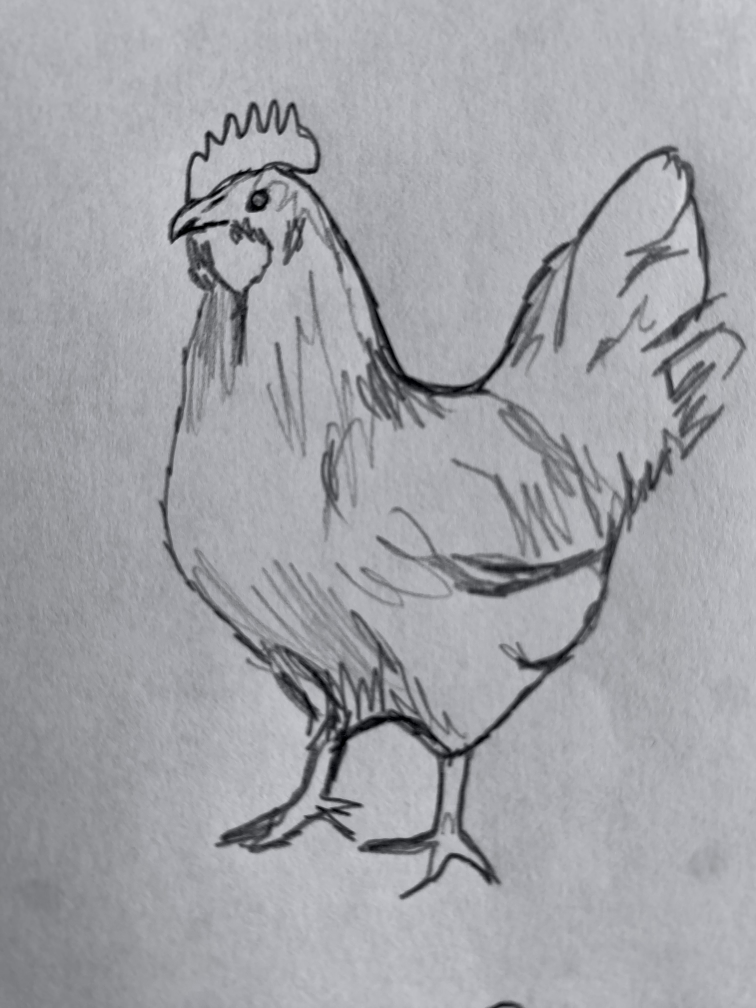
#> input picture client/sketches-original/chickensketch.JPG, 3024 x 4032 px (shown at 1/4 size); its folder holds only this picture in this run
$ python process-sketches.py
#> lines starting #> are read from the running program, lines starting #| are printed output that depends on the picture; after the words box and inside, x2 and y2 are one past the last pixel; in counts of white or black regions, pixels touching at a corner belong together
"""Turn phone photos of pencil sketches into clean, trimmed, transparent web images.

    python3 client/scripts/process-sketches.py

Reads  client/sketches-original/<name>sketch.JPG
Writes client/src/assets/sketches/<name>.webp

Steps: even out the lighting so the paper becomes white, keep the pencil lines as a
dark ink on a transparent background, drop stray marks touching the photo's edges
(bits of neighbouring sketches), and trim to the drawing with a small margin.
Needs Pillow, numpy and scipy.
"""
from pathlib import Path

import numpy as np
from PIL import Image, ImageOps
from scipy import ndimage

ROOT = Path(__file__).resolve().parent.parent
SRC = ROOT / 'sketches-original'
OUT = ROOT / 'src' / 'assets' / 'sketches'
INK = (47, 42, 36)        # warm near-black, close to the site's --ink colour
WORK = 1600               # processing size (long side), px
MAX_SIDE = {'garden': 720, 'sheep': 480, 'goat': 480, 'veggie': 320}  # output long side (about 2x display size); default below
DEFAULT_SIDE = 200


def process(path: Path) -> Image.Image:
    img = ImageOps.exif_transpose(Image.open(path)).convert('L')
    img.thumbnail((WORK, WORK), Image.LANCZOS)
#> img: PIL image 1200x1600 L
    g = np.asarray(img, dtype=np.float32) / 255

    # Paper brightness map: close over the thin pencil lines, then blur.
    bg = ndimage.gaussian_filter(ndimage.grey_closing(g, size=(31, 31)), 25)
    flat = np.clip(g / np.maximum(bg, 1e-3), 0, 1)
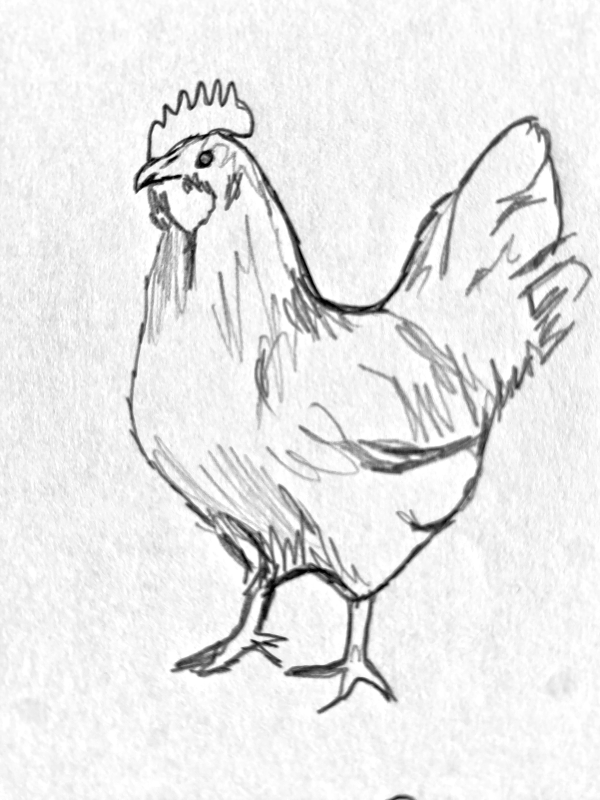
#> flat: shape (1600, 1200) float32 (shown at 1/2 size); min 0, max 1, mean 0.915
    ink = ndimage.median_filter(1 - flat, size=3)       # soften paper grain speckle
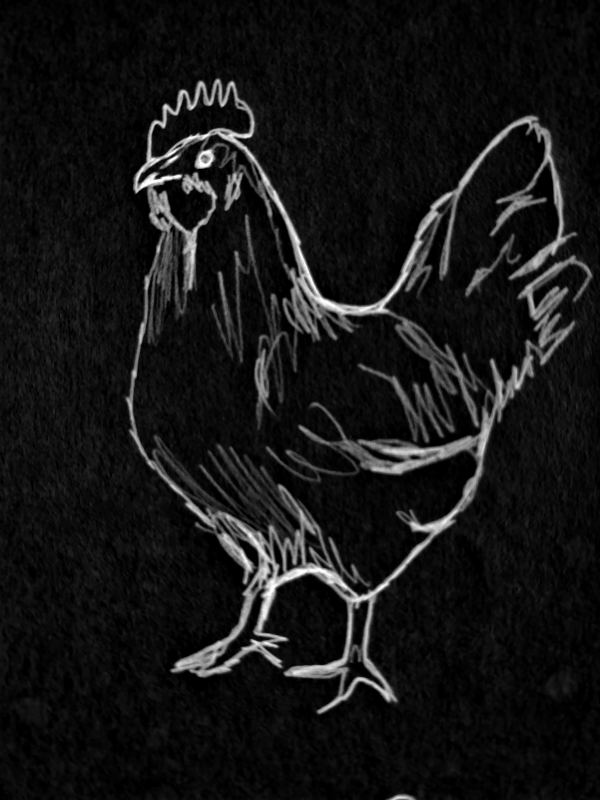
#> ink: shape (1600, 1200) float32 (shown at 1/2 size); min 0, max 1, mean 0.0844
    alpha = np.clip((ink - 0.2) / 0.4, 0, 1) ** 0.8     # grain sits below ~0.2; keep soft shading

    # Group strokes into drawings; pieces touching the border are usually neighbouring sketches.
    strokes = ndimage.binary_opening(ink > 0.4, iterations=1)  # firm lines only, no specks
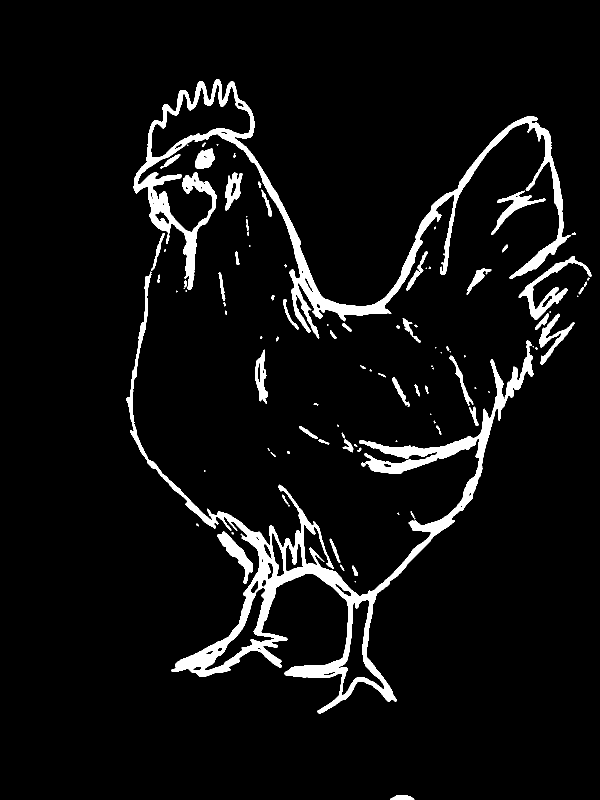
#> strokes: shape (1600, 1200) bool (shown at 1/2 size); 5.9% white; 104 white regions (41 under 20 px), largest, box (x1, y1, x2, y2) and area: (253, 543, 1067, 1427) 51725, (267, 158, 1142, 677) 39380, (1037, 512, 1183, 640) 3370
    mask = ndimage.binary_dilation(strokes, iterations=14)
#> mask: shape (1600, 1200) bool; 18.7% white; 16 white regions, largest, box (x1, y1, x2, y2) and area: (239, 144, 1197, 1441) 325831, (706, 716, 871, 828) 6163, (496, 659, 550, 822) 5681
    labels, n = ndimage.label(mask)
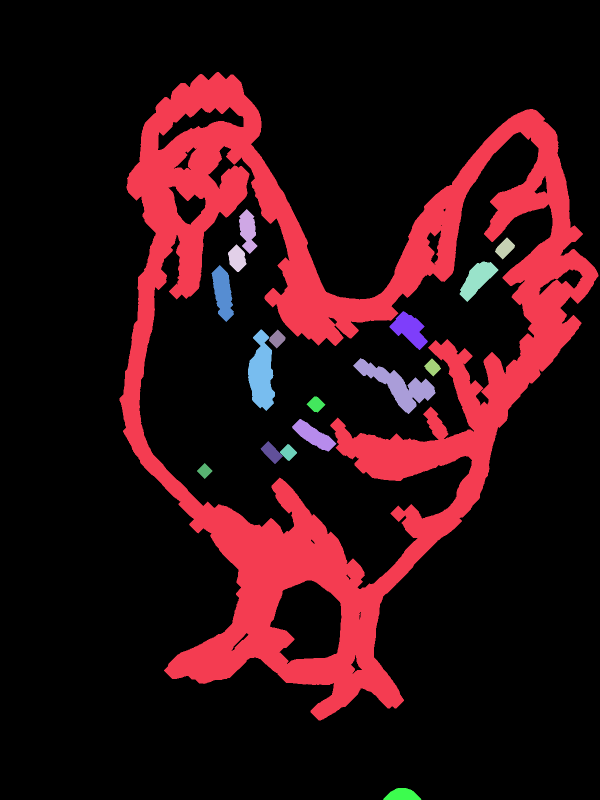
#> labels: shape (1600, 1200) int32 (shown at 1/2 size); 18 distinct labels, from 0 to 17; one colour per label, 0 black
#> n = 17
    mass = ndimage.sum(alpha, labels, index=np.arange(1, n + 1))
#> mass = 17 values, max 113245.6 at index 0, min 53.41 at index 15, mean 7041.8
    border = set(np.unique(np.concatenate([labels[0], labels[-1], labels[:, 0], labels[:, -1]]))) - {0}
#> border = 1 item
    # The main drawing may brush an edge, so only drop edge pieces that are small next to it.
    biggest = mass.max()
#> biggest = 113245.6
    keep = [
        i for i in range(1, n + 1)
        if mass[i - 1] >= (0.4 if i in border else 0.03) * biggest
    ]
#> keep = [1]
    keep_mask = np.isin(labels, keep)
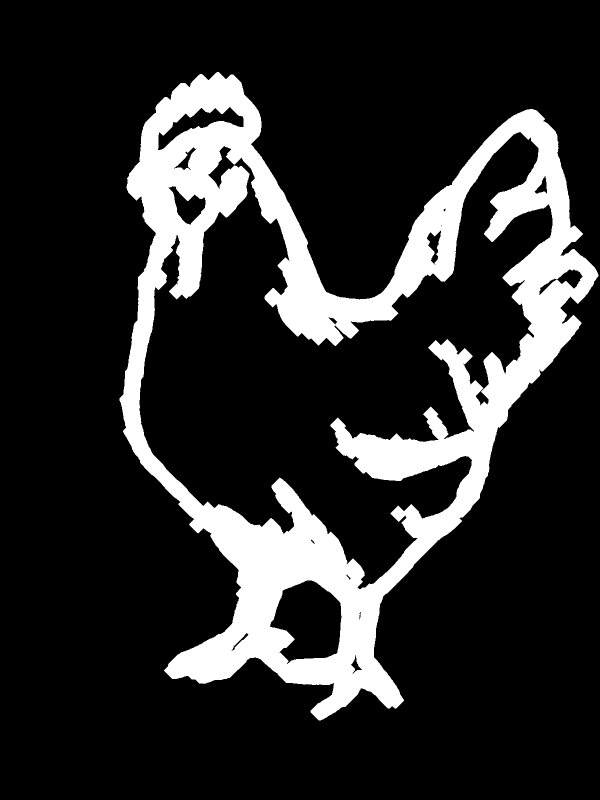
#> keep_mask: shape (1600, 1200) bool (shown at 1/2 size); 17% white; 1 white region, box (x1, y1, x2, y2) and area: (239, 144, 1197, 1441) 325831
    alpha = alpha * keep_mask

    ys, xs = np.nonzero(alpha > 0.05)
    pad = int(0.025 * max(g.shape))
#> pad = 40
    y0, y1 = max(ys.min() - pad, 0), min(ys.max() + pad, g.shape[0])
#> y0 = 116; y1 = 1467
    x0, x1 = max(xs.min() - pad, 0), min(xs.max() + pad, g.shape[1])
#> x0 = 211; x1 = 1200
    alpha = alpha[y0:y1, x0:x1]
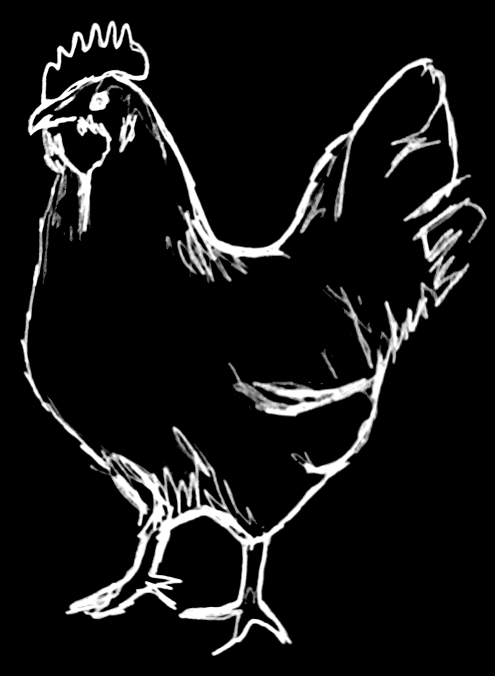
#> alpha: shape (1351, 989) float32 (shown at 1/2 size); min 0, max 1, mean 0.0848

    rgba = np.zeros((*alpha.shape, 4), dtype=np.uint8)
    rgba[..., :3] = INK
    rgba[..., 3] = (alpha * 255).round().astype(np.uint8)
    return Image.fromarray(rgba)


def main():
    OUT.mkdir(parents=True, exist_ok=True)
    for path in sorted(SRC.glob('*sketch.*')):
        name = path.stem.lower().removesuffix('sketch')
        out = process(path)
        out.thumbnail((MAX_SIDE.get(name, DEFAULT_SIDE),) * 2, Image.LANCZOS)
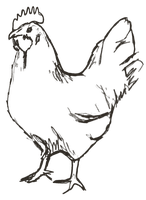
#> out: PIL image 146x200 RGBA; mean R, G, B, A 9, 7.6, 6.1, 22.1; transparent parts drawn white
        dest = OUT / f'{name}.webp'
        out.save(dest, 'WEBP', quality=88, method=6)
        print(f'{path.name:22} -> {dest.relative_to(ROOT)}  {out.size[0]}x{out.size[1]}  {dest.stat().st_size // 1024} KB')
#| chickensketch.JPG      -> src/assets/sketches/chicken.webp  146x200  12 KB


if __name__ == '__main__':
    main()

$ run again, on client/sketches-original/gardensketch.JPG
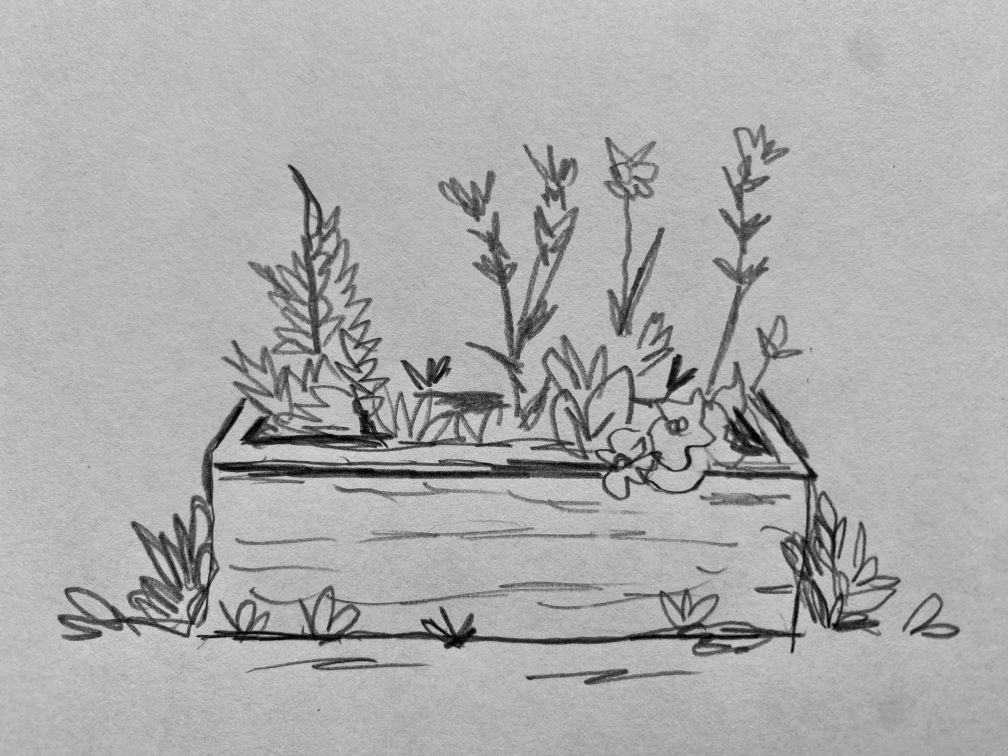
#> input picture client/sketches-original/gardensketch.JPG, 4032 x 3024 px (shown at 1/4 size)
#> strokes: shape (1200, 1600) bool; 9.3% white; 187 white regions (73 under 20 px), largest, box (x1, y1, x2, y2) and area: (312, 329, 1430, 1042) 111621, (92, 631, 393, 1017) 19345, (432, 261, 554, 563) 8400
#> mask: shape (1200, 1600) bool; 29.2% white; 7 white regions, largest, box (x1, y1, x2, y2) and area: (78, 184, 1444, 1080) 523075, (611, 825, 1038, 869) 12196, (821, 1048, 1111, 1101) 10094
#> in process, `labels, n = ndimage.label(mask)`:
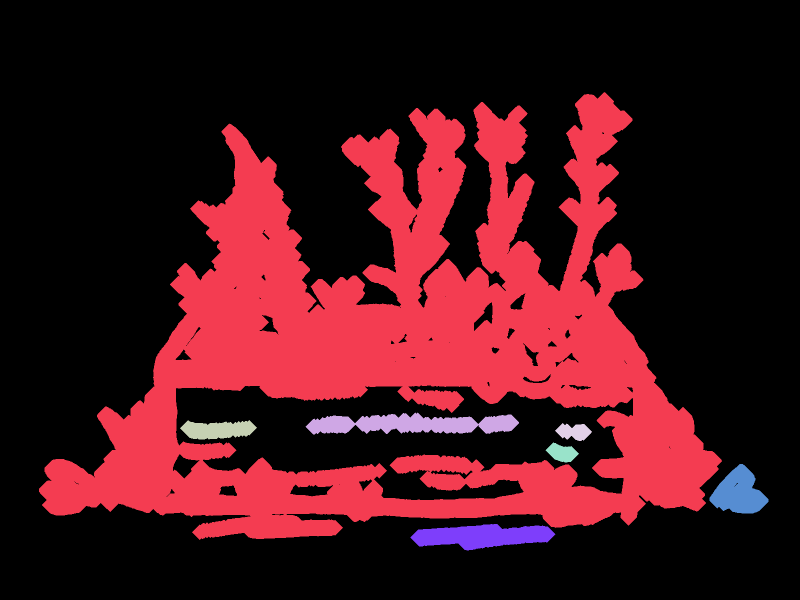
#> labels: shape (1200, 1600) int32 (shown at 1/2 size); 8 distinct labels, from 0 to 7; one colour per label, 0 black
#> n = 7
#> mass = [174314.7, 1678.6, 439.7, 158.6, 152.6, 1641.9, 1945.2]
#> border = 0 items
#> biggest = 174314.7
#> keep = [1]
#> keep_mask: shape (1200, 1600) bool; 27.2% white; 1 white region, box (x1, y1, x2, y2) and area: (78, 184, 1444, 1080) 523075
#> y0 = 157; y1 = 1108
#> x0 = 51; x1 = 1469
#> in main, `out.thumbnail((MAX_SIDE.get(name, DEFAULT_SIDE),) * 2, Image.LANCZOS)`:
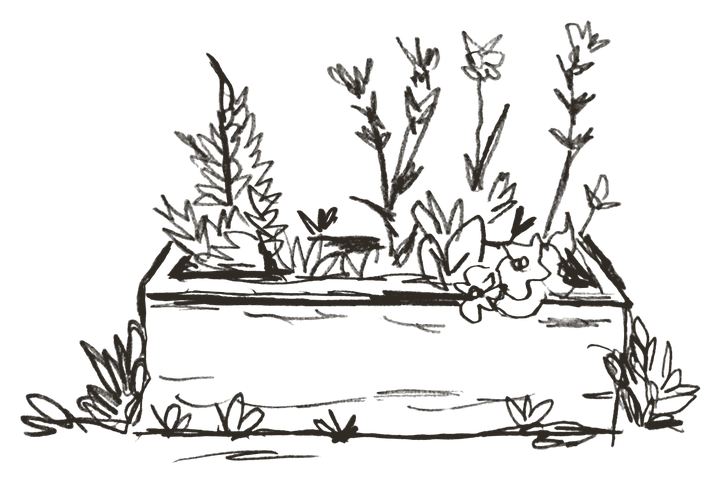
#> out: PIL image 720x483 RGBA; mean R, G, B, A 9.5, 8.3, 6.9, 33.1; transparent parts drawn white
#| gardensketch.JPG       -> src/assets/sketches/garden.webp  720x483  106 KB

$ run again, on client/sketches-original/goatsketch.JPG
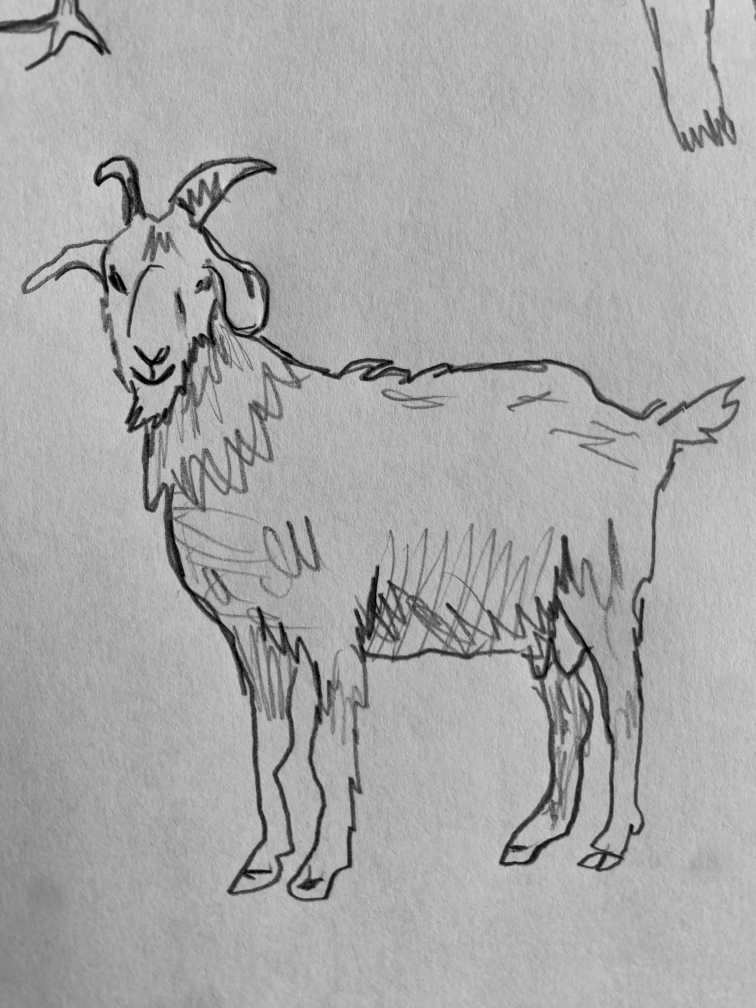
#> input picture client/sketches-original/goatsketch.JPG, 3024 x 4032 px (shown at 1/4 size)
#> strokes: shape (1600, 1200) bool; 6.2% white; 176 white regions (100 under 20 px), largest, box (x1, y1, x2, y2) and area: (34, 247, 1058, 1421) 47997, (771, 598, 1183, 1384) 27213, (406, 897, 825, 1431) 17037
#> mask: shape (1600, 1200) bool; 23% white; 15 white regions, largest, box (x1, y1, x2, y2) and area: (20, 233, 1197, 1445) 389300, (1005, 0, 1182, 255) 20304, (0, 0, 190, 126) 13230
#> in process, `labels, n = ndimage.label(mask)`:
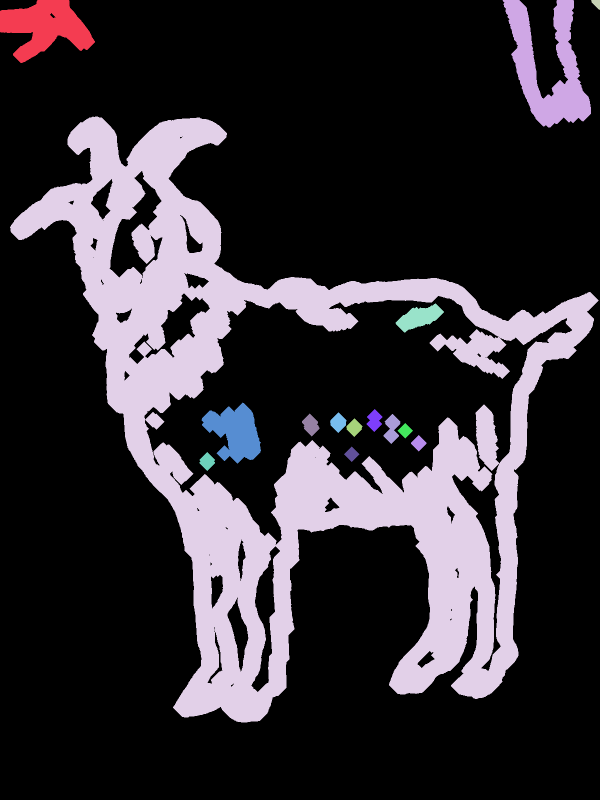
#> labels: shape (1600, 1200) int32 (shown at 1/2 size); 16 distinct labels, from 0 to 15; one colour per label, 0 black
#> n = 15
#> mass = [4374.2, 4330.7, 33.04, 114323.1, 436.4, 1610.9, 68.5, 77.78, 68.25, 131.7, 77.74, 46.1, 47.22, 51.38, 55.13]
#> border = 3 items
#> biggest = 114323.1
#> keep = [4]
#> keep_mask: shape (1600, 1200) bool; 20.3% white; 1 white region, box (x1, y1, x2, y2) and area: (20, 233, 1197, 1445) 389300
#> y0 = 206; y1 = 1471
#> x0 = 0; x1 = 1200
#> in main, `out.thumbnail((MAX_SIDE.get(name, DEFAULT_SIDE),) * 2, Image.LANCZOS)`:
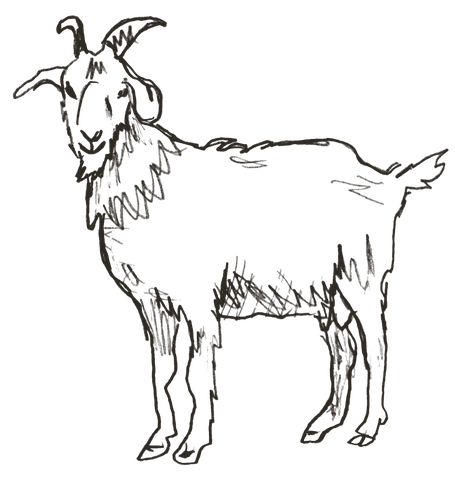
#> out: PIL image 455x480 RGBA; mean R, G, B, A 6.5, 5.6, 4.6, 19.3; transparent parts drawn white
#| goatsketch.JPG         -> src/assets/sketches/goat.webp  455x480  54 KB

$ run again, on client/sketches-original/herbsketch.JPG
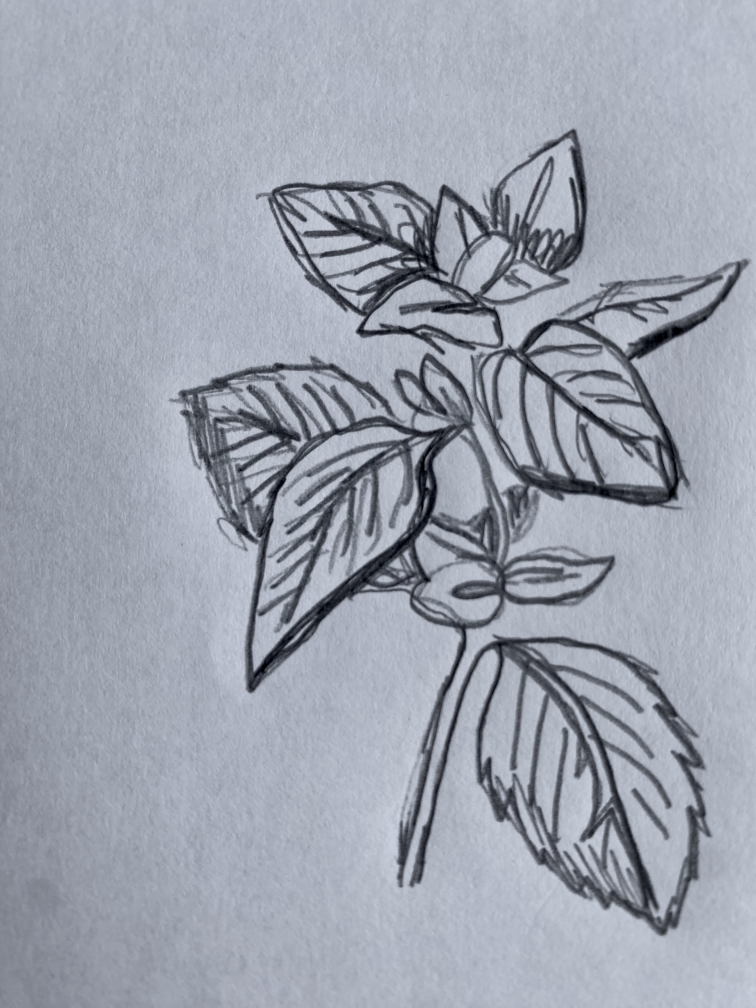
#> input picture client/sketches-original/herbsketch.JPG, 3024 x 4032 px (shown at 1/4 size)
#> strokes: shape (1600, 1200) bool; 11.2% white; 102 white regions (50 under 20 px), largest, box (x1, y1, x2, y2) and area: (284, 560, 975, 1408) 81648, (425, 205, 932, 563) 45901, (650, 1008, 1128, 1485) 45640
#> mask: shape (1600, 1200) bool; 29.8% white; 1 white region, box (x1, y1, x2, y2) and area: (270, 191, 1200, 1499) 572500
#> n = 1
#> mass = [220117.9]
#> border = 1 item
#> biggest = 220117.9
#> keep = [1]
#> y0 = 164; y1 = 1525
#> x0 = 235; x1 = 1200
#> in main, `out.thumbnail((MAX_SIDE.get(name, DEFAULT_SIDE),) * 2, Image.LANCZOS)`:
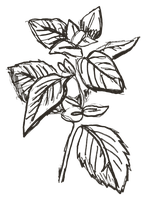
#> out: PIL image 142x200 RGBA; mean R, G, B, A 16.3, 14.2, 11.6, 43.6; transparent parts drawn white
#| herbsketch.JPG         -> src/assets/sketches/herb.webp  142x200  16 KB
